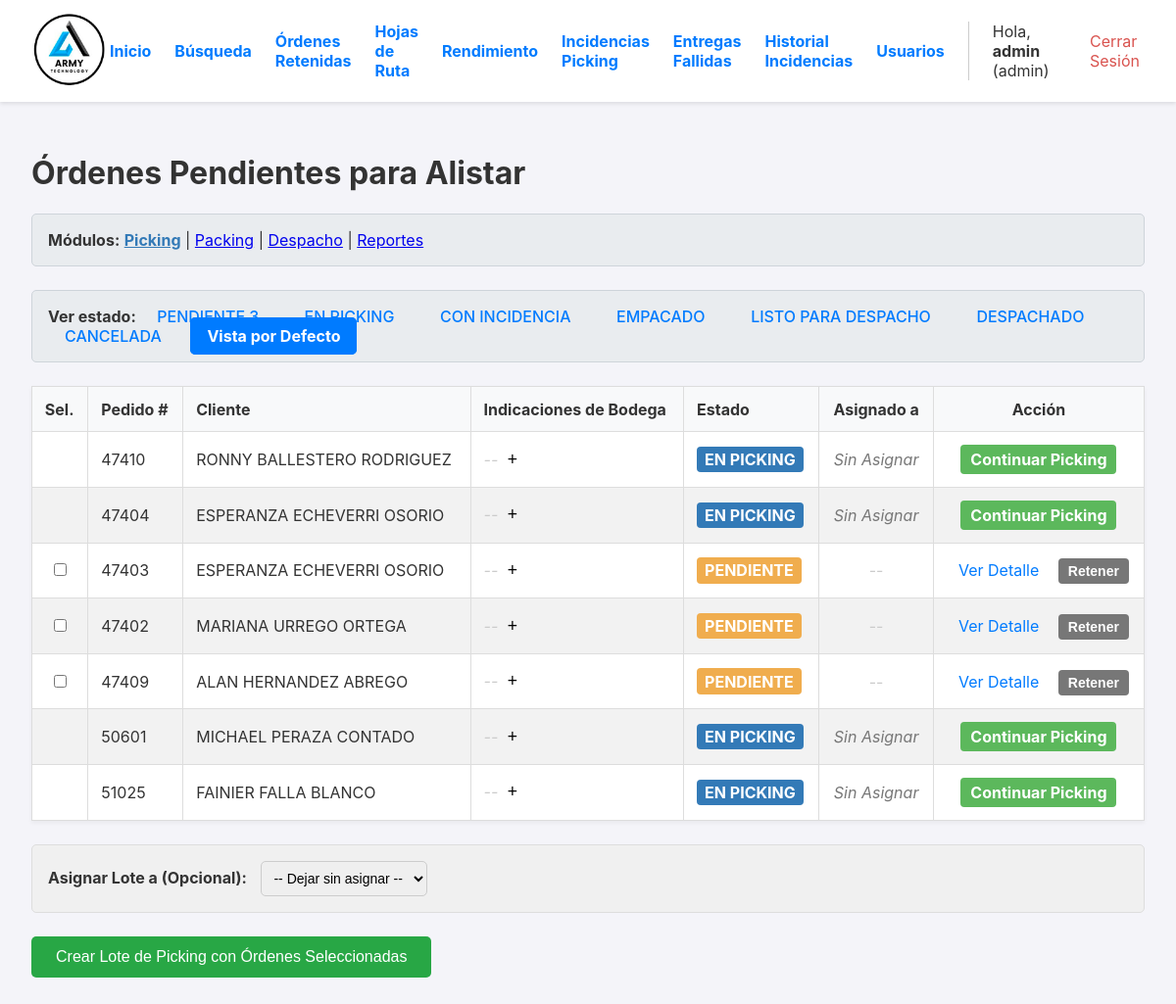
Screenshot of / (signed in) with the database file from the repository.
### app.py (models this page shows, shortened)
class User(UserMixin, db.Model):
    id = db.Column(db.Integer, primary_key=True)
    username = db.Column(db.String(80), unique=True, nullable=False)
    password_hash = db.Column(db.String(256), nullable=False)
    role = db.Column(db.String(20), nullable=False, default='operario')

class Orden(db.Model):
    id = db.Column(db.Integer, primary_key=True)
    numero_pedido = db.Column(db.String(50), unique=True, nullable=False)
    cliente_nombre = db.Column(db.String(200), nullable=False)
    cliente_direccion = db.Column(db.String(300), nullable=True)
    estado = db.Column(db.String(30), nullable=False, default='PENDIENTE')
    fecha_creacion = db.Column(db.DateTime, nullable=False, default=datetime.datetime.utcnow)
    lote_id = db.Column(db.Integer, db.ForeignKey('lote_picking.id'), nullable=True)
    items = db.relationship('ItemOrden', backref='orden', lazy=True, cascade="all, delete-orphan")
    fecha_inicio_picking = db.Column(db.DateTime, nullable=True)
    fecha_fin_picking = db.Column(db.DateTime, nullable=True)
    fecha_fin_packing = db.Column(db.DateTime, nullable=True)
    fecha_despacho = db.Column(db.DateTime, nullable=True)
    packer_id = db.Column(db.Integer, db.ForeignKey('user.id', ondelete='SET NULL'), nullable=True)
    packer = db.relationship('User', foreign_keys=[packer_id])
    devolucion_confirmada = db.Column(db.Boolean, default=False, nullable=False)
    bultos = db.relationship('Bulto', backref='orden', cascade="all, delete-orphan")
    hoja_de_ruta_id = db.Column(db.Integer, db.ForeignKey('hoja_de_ruta.id'), nullable=True)
    destino_id = db.Column(db.Integer, db.ForeignKey('destino.id'), nullable=True)
    destino = db.relationship('Destino', backref='ordenes')
    guia_encomienda = db.Column(db.String(100), nullable=True)
    nota_entrega = db.Column(db.Text, nullable=True)
    fecha_entrega_final = db.Column(db.DateTime, nullable=True)
    nota_bodega = db.Column(db.Text, nullable=True)
    foto_guia_url = db.Column(db.String(500), nullable=True)

### app.py (the view, shortened to what this page needs)
@app.route('/')
@login_required
def dashboard():
    if current_user.role == 'conductor':
        return redirect(url_for('dashboard_conductor'))
    estados_posibles = ['PENDIENTE', 'EN_PICKING', 'CON_INCIDENCIA', 'EMPACADO', 'LISTO_PARA_DESPACHO', 'DESPACHADO', 'CANCELADA', 'RETENIDO']
    estado_filtro = request.args.get('estado')
    ordenes_canceladas_para_devolver = []
    query_base = db.select(Orden)
    if current_user.role == 'admin':
        if estado_filtro:
            query_base = query_base.where(Orden.estado == estado_filtro)
        else:
            query_base = query_base.where(Orden.estado.in_(['PENDIENTE', 'EN_PICKING']))
    ordenes = db.session.execute(query_base.order_by(Orden.fecha_creacion.desc())).scalars().all()
    operarios = db.session.execute(db.select(User).filter_by(role='operario').order_by(User.username)).scalars().all()
    return render_template('dashboard.html',
                           ordenes=ordenes,
                           operarios=operarios,
                           estados=estados_posibles,
                           filtro_actual=estado_filtro,
                           ordenes_a_devolver=ordenes_canceladas_para_devolver)

### app.py (called while the page is built)
@login_manager.user_loader
def load_user(user_id):
    return db.session.get(User, int(user_id))

### templates/dashboard.html (shortened to what this page needs)
{% extends "layout.html" %}
{% block content %}
    <h1>Órdenes Pendientes para Alistar</h1>
    <div class="navegacion-modulos">
        <strong>Módulos:</strong>
        <a href="{{ url_for('dashboard') }}" style="font-weight: bold; color: #337ab7;">Picking</a> |
        <a href="{{ url_for('dashboard_packing') }}">Packing</a> |
        <a href="{{ url_for('dashboard_despacho') }}">Despacho</a>
        {% if current_user.role == 'admin' %}
        | <a href="{{ url_for('reportes_y_busqueda') }}">Reportes</a>
        {% endif %}
    </div>
    <div class="filtros-container">
        <strong>Ver estado:</strong>
        <a href="{{ url_for('dashboard', estado='PENDIENTE') }}" class="{{ 'activo' if (filtro_actual == 'PENDIENTE' or not filtro_actual and current_user.role != 'admin') else '' }}">
           PENDIENTE <span id="pendientes-badge" style="display: none;">0</span>
        </a>
        {% for estado in estados if estado != 'PENDIENTE' and estado != 'RETENIDO' %}
            <a href="{{ url_for('dashboard', estado=estado) }}" class="{{ 'activo' if filtro_actual == estado else '' }}">{{ estado.replace('_', ' ') }}</a>
        {% endfor %}
        <a href="{{ url_for('dashboard') }}" class="{{ 'activo' if not filtro_actual and current_user.role == 'admin' else '' }}">Vista por Defecto</a>
    </div>
    <table>
        <thead>
            <tr>
                <th>Sel.</th>
                <th>Pedido #</th>
                <th>Cliente</th>
                <th>Indicaciones de Bodega</th>
                <th>Estado</th>
                <th style="text-align: center;">Asignado a</th>
                <th style="text-align: center;">Acción</th>
            </tr>
        </thead>
        <tbody>
            {% for orden in ordenes %}
                <tr class="{{ 'orden-cancelada' if orden.estado == 'CANCELADA' else '' }}">
                    <td data-label="Seleccionar" style="text-align: center;">
                        {% if orden.estado == 'PENDIENTE' %}
                            <input type="checkbox" name="orden_id" value="{{ orden.id }}" form="form-crear-lote">
                        {% endif %}
                    </td>
                    <td data-label="Pedido #">{{ orden.numero_pedido }}</td>
                    <td data-label="Cliente">{{ orden.cliente_nombre }}</td>
                    <td data-label="Indicaciones de Bodega">
                        {% if orden.nota_bodega %}
                            <span class="nota-bodega-texto">{{ orden.nota_bodega }}</span>
                        {% else %}
                            <span class="nota-bodega-texto-vacia" style="color: #ccc; font-style: italic;">--</span>
                        {% endif %}
                        {% if current_user.role in ['admin', 'garantias'] %}
                            <form action="{{ url_for('editar_nota_bodega', orden_id=orden.id) }}" method="POST" style="display: inline; margin-left: 5px;" onsubmit="return editarNotaBodega(this, '{{ orden.numero_pedido }}');">
                                <button type="submit" style="background: none; border: none; cursor: pointer; font-size: 1.1rem; padding: 0;" title="Editar indicación de bodega">+</button>
                            </form>
                        {% endif %}
                    </td>
                    <td data-label="Estado">
                        <span class="estado estado-{{ orden.estado }}">{{ orden.estado.replace('_', ' ') }}</span>
                    </td>
                    <td data-label="Asignado a" style="text-align: center;">
                        {% if orden.lote and orden.lote.operario %}
                            <strong>{{ orden.lote.operario.username }}</strong>
                        {% elif orden.estado == 'EN_PICKING' %}
                            {% if current_user.role == 'operario' %}
                                <form action="{{ url_for('tomar_lote', lote_id=orden.lote_id) }}" method="POST" style="margin: 0;">
                                    <button type="submit" class="action-button-take">Tomar Lote</button>
                                </form>
                            {% else %}
                                <span style="color: #777; font-style: italic;">Sin Asignar</span>
                            {% endif %}
                        {% else %}
                            <span style="color: #ccc;">--</span>
                        {% endif %}
                    </td>
                    <td data-label="Acción" style="text-align: center;">
                        {% if orden.estado == 'EN_PICKING' and orden.lote and (current_user.role == 'admin' or (orden.lote.operario and current_user.id == orden.lote.operario_id)) %}
                            <a href="{{ url_for('detalle_lote', lote_id=orden.lote_id) }}" class="action-link action-link-picking">Continuar Picking</a>
                        {% else %}
                            <a href="{{ url_for('detalle_orden', orden_id=orden.id) }}" class="action-link">Ver Detalle</a>
                        {% endif %}
                        {% if current_user.role == 'admin' and orden.estado == 'PENDIENTE' %}
                            <form action="{{ url_for('retener_orden', orden_id=orden.id) }}" method="POST" style="display: inline; margin-left: 5px;" onsubmit="return confirm('¿Poner esta orden en retención (apartado)? Desaparecerá de esta lista.');">
                                <button type="submit" class="action-button-take" style="background-color: #777;">Retener</button>
                            </form>
                        {% endif %}
                    </td>
                </tr>
            {% else %}
                <tr>
                    <td colspan="7" style="text-align: center; padding: 2em;">
                        No hay órdenes que coincidan con el filtro actual.
                    </td>
                </tr>
                {% endfor %}
        </tbody>
    </table>
    <form action="{{ url_for('crear_lote') }}" method="POST" id="form-crear-lote">
        {% if ordenes | selectattr('estado', 'equalto', 'PENDIENTE') | list %}
            {% if current_user.role == 'admin' and operarios %}
            <div class="asignacion-container">
                <label for="operario_id">Asignar Lote a (Opcional):</label>
                <select name="operario_id" id="operario_id">
                    <option value="">-- Dejar sin asignar --</option>
                </select>
            </div>
            {% endif %}
            <button type="submit" class="submit-btn">Crear Lote de Picking con Órdenes Seleccionadas</button>
        {% endif %}
    </form>
{% endblock %}

### templates/layout.html (shortened to what this page needs)
<!DOCTYPE html>
<html lang="es">
<head>
</head>
<body>
    <header>
        <div class="logo">
            <a href="{{ url_for('dashboard') }}">
                <img src="{{ url_for('static', filename='img/logo.png') }}" alt="Logo de la Empresa">
            </a>
        </div>
        <nav class="nav">
             {% if current_user.is_authenticated %}
                {% if current_user.role == 'admin' %}
                    <div class="nav-admin-links">
                        <a href="{{ url_for('dashboard') }}">Inicio</a>
                        <a href="{{ url_for('reportes_y_busqueda') }}">Búsqueda</a>
                        <a href="{{ url_for('ordenes_retenidas') }}">Órdenes Retenidas</a>
                        <a href="{{ url_for('gestionar_rutas') }}">Hojas de Ruta</a>
                        <a href="{{ url_for('reporte_operarios') }}">Rendimiento</a>
                        <a href="{{ url_for('gestionar_incidencias') }}" class="nav-link-with-badge">
                            Incidencias Picking
                        </a>
                        <a href="{{ url_for('gestionar_entregas_fallidas') }}" class="nav-link-with-badge">
                            Entregas Fallidas
                        </a>
                        <a href="{{ url_for('historial_incidencias') }}">Historial Incidencias</a>
                        <a href="{{ url_for('gestionar_usuarios') }}">Usuarios</a>
                    </div>
                {% endif %}
                <div class="user-info">
                    <span>Hola, <strong>{{ current_user.username }}</strong> ({{ current_user.role }})</span>
                    <a href="{{ url_for('logout') }}" style="color: #d9534f;">Cerrar Sesión</a>
                </div>
             {% endif %}
        </nav>
    </header>
    <main>
        {% block content %}{% endblock %}
    </main>
</body>
</html>

### templates/layout.html (style rules this page uses)
body { font-family: -apple-system, BlinkMacSystemFont, "Segoe UI", Roboto, "Helvetica Neue", Arial, sans-serif; margin: 0; background-color: #f4f4f9; color: #333; }
header { background-color: #fff; padding: 10px 2em; display: flex; justify-content: space-between; align-items: center; box-shadow: 0 2px 4px rgba(0,0,0,0.1); position: sticky; top: 0; z-index: 100; }
.logo img { height: 80px; }
.nav { display: flex; align-items: center; gap: 1em; }
.nav-admin-links { display: flex; align-items: center; gap: 1.5em; font-weight: bold; border-right: 1px solid #ccc; padding-right: 1.5em; margin-right: 0.5em; }
.nav-admin-links a, .user-info a { text-decoration: none; color: #007bff; }
.user-info { display: flex; align-items: center; gap: 1em; }
main { padding: 2em; }
* { box-sizing: border-box; }
main { padding: 1em; }
@media (min-width: 768px) { main { padding: 2em; } }
.nav-link-with-badge { position: relative; text-decoration: none; }

### templates/dashboard.html (style rules this page uses)
.estado { font-weight: bold; padding: 0.2em 0.5em; border-radius: 4px; color: white; display: inline-block; text-transform: capitalize; }
.estado-PENDIENTE { background-color: #f0ad4e; }
.estado-EN_PICKING { background-color: #337ab7; }
table { width: 100%; border-collapse: collapse; margin-top: 1em; background-color: white; box-shadow: 0 2px 4px rgba(0,0,0,0.05); }
th, td { border: 1px solid #ddd; padding: 0.8em; text-align: left; vertical-align: middle; }
th { background-color: #f8f9fa; }
tr:nth-child(even) { background-color: #f2f2f2; }
.action-link { color: #007bff; text-decoration: none; padding: 5px 10px; border-radius: 4px; display: inline-block; text-align: center; }
.action-link-picking { background-color: #5cb85c; color: white; font-weight: bold; }
.action-button-take { background-color: #f0ad4e; color: white; border: none; cursor: pointer; font-weight: bold; padding: 5px 10px; border-radius: 4px; font-family: sans-serif; font-size: 14px; }
.submit-btn { margin-top: 1.5em; padding: 12px 25px; font-size: 16px; background-color: #28a745; color: white; border: none; border-radius: 5px; cursor: pointer; transition: background-color 0.2s; }
.navegacion-modulos, .filtros-container { margin-bottom: 1.5em; padding: 1em; background-color: #e9ecef; border-radius: 5px; border: 1px solid #ced4da; }
.filtros-container a { text-decoration: none; color: #007bff; padding: 0.5rem 1rem; border-radius: 5px; margin-right: 0.5rem; border: 1px solid transparent; font-weight: 500; }
.filtros-container a.activo { background-color: #007bff; color: white; font-weight: bold; border-color: #007bff; }
.asignacion-container { margin-top: 1.5em; padding: 1em; background: #f0f0f0; border-radius: 5px; border: 1px solid #ddd; }
.asignacion-container label { font-weight: bold; margin-right: 10px; }
.asignacion-container select { padding: 8px; border-radius: 5px; border: 1px solid #ccc; font-size: 14px; }

### rows the page displays
User: username "admin", role "admin"
Orden: numero_pedido "47410", cliente_nombre "RONNY BALLESTERO RODRIGUEZ", estado.replace "EN PICKING", shows "Sin Asignar"
Orden: numero_pedido "47404", cliente_nombre "ESPERANZA ECHEVERRI OSORIO", estado.replace "EN PICKING", shows "Sin Asignar"
Orden: numero_pedido "47403", cliente_nombre "ESPERANZA ECHEVERRI OSORIO", estado.replace "PENDIENTE"
Orden: numero_pedido "47402", cliente_nombre "MARIANA URREGO ORTEGA", estado.replace "PENDIENTE"
Orden: numero_pedido "47409", cliente_nombre "ALAN HERNANDEZ ABREGO", estado.replace "PENDIENTE"
Orden: numero_pedido "50601", cliente_nombre "MICHAEL PERAZA CONTADO", estado.replace "EN PICKING", shows "Sin Asignar"
Orden: numero_pedido "51025", cliente_nombre "FAINIER FALLA BLANCO", estado.replace "EN PICKING", shows "Sin Asignar"

### other values shown
{{ estado.replace('_', ' ') }} "EN PICKING" "CON INCIDENCIA" "EMPACADO" "LISTO PARA DESPACHO" "DESPACHADO" "CANCELADA"
